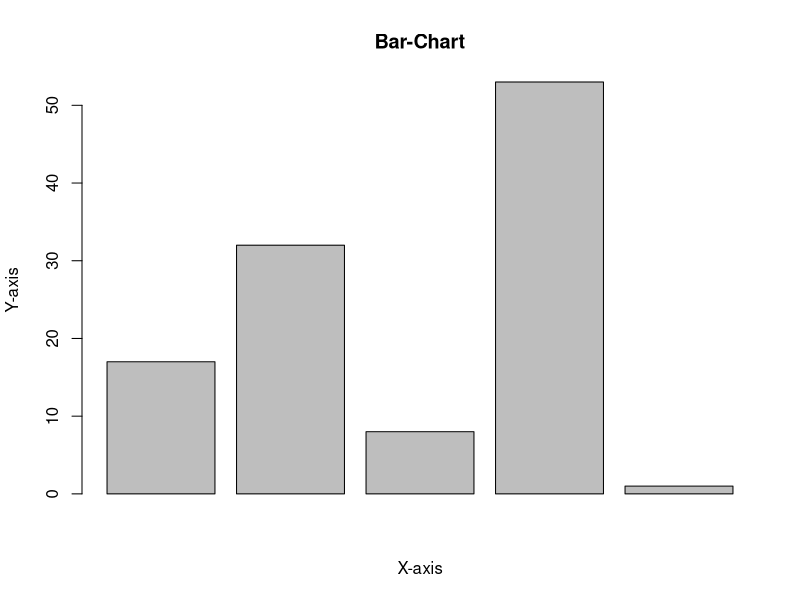
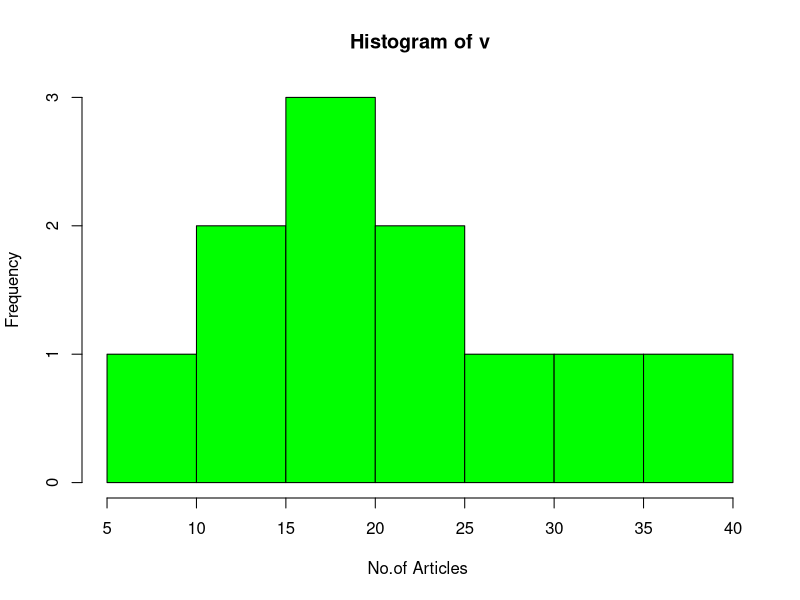

R code for these plots, in order:
#variable value assignment and arithmetic
x <- 3
print(x + 1)
5 -> y
print(x*y)
sqrt(y-1)
cos(x+1)

# Objects in R: Vectors, Lists, Matrices, Data Frames 
apple <- c('red','green',"yellow") 
print(apple) 
print(class(apple))

k <- list(1:3, TRUE, "Hello", list(1:2, 5)) 
k[[3]] 

matrix(1:12, nrow=3, ncol=4) 

emp.data <- data.frame( 
  emp_id = c (1:5), 
  emp_name = 
    c("Rick","Dan","Michelle","Ryan","Gary"),salary = 
    c(623.3,515.2,611.0,729.0,843.25), 
  start_date = as.Date(c("2012-01-01", "2013-09-23", "2014-11-15", "2014-05-11", "2015-03-27")), 
  stringsAsFactors = FALSE 
) 
print(summary(emp.data))

#Control Flow Statements: If else and For Loop
x <- c(2,5,3,9,8,11,6) 
count <- 0 
for (val in x) {
  
  if(val %% 2 == 0) count = count+1 
} 
print(count)

#Visualization: Barplot and histogram
A <- c(17, 32, 8, 53, 1) 
barplot(A, xlab = "X-axis", ylab = "Y-axis", main ="Bar-Chart") 

v <- c(19, 23, 11, 5, 16, 21, 32, 14, 19, 27, 39) 
hist(v, xlab = "No.of Articles ",col = "green", border = "black") 
